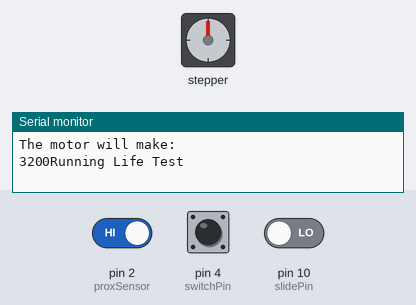
This sketch was run on a simulated Arduino Uno, built with avr-gcc and run on an emulated ATmega328P. Parts: stepper motor, the last lines printed to the serial monitor. Inputs (shaded band) come from the test bench; at power-on: pin 2 (proxSensor) HIGH, pin 4 (switchPin) HIGH, pin 10 (slidePin) LOW. Stepper angles assume 800 steps per turn.

Above: at 1.2 s.
1.3 s: pin 2 (proxSensor) driven LOW
At 1.82 s:
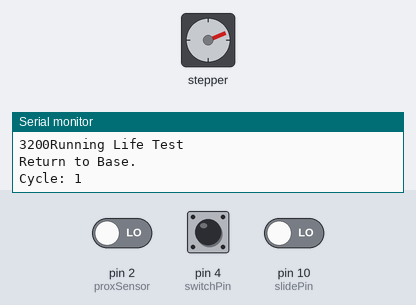
4.8 s: pin 2 (proxSensor) driven HIGH
At 6.2 s:
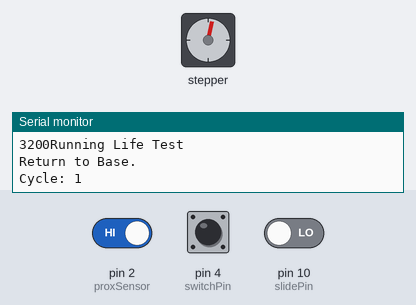
6.9 s: pin 2 (proxSensor) driven LOW
At 9.14 s:
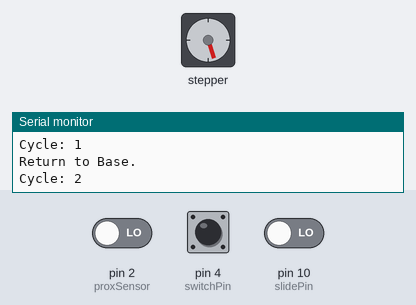
10.4 s: pin 4 (switchPin) pulled LOW for 1 s
21.9 s: pin 2 (proxSensor) driven HIGH and pin 4 (switchPin) driven LOW
At 22.38 s:
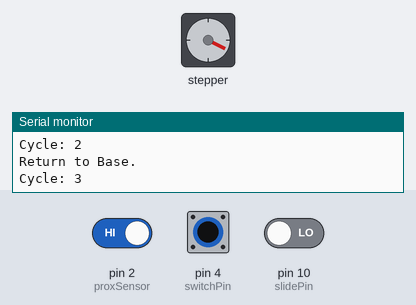
Timing chart, 0 to 25.5 s (numbered marks = the images above; inputs shaded):
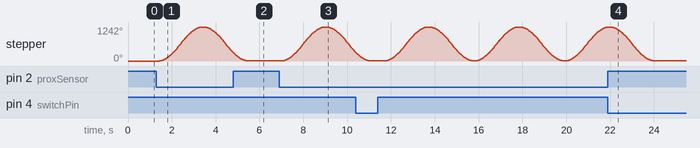

Measured:
- after the input at 1.3 s, stepper: turns 1242° clockwise in 2.0 s, then 940° counter-clockwise in 1.3 s
- after the input at 4.8 s, stepper: goes on until 5.4 s, then stays 13°
- after the input at 6.9 s, stepper: turns 12° counter-clockwise in 0.00 s, then 1241° clockwise in 1.9 s, then 940° counter-clockwise in 1.3 s
- after the input at 21.9 s, stepper: goes on until 24.0 s, then stays 13°

The sketch:

RepOneStepperWithProximityWithQAChecks.ino
```cpp
/*
 * Author: Albert Michael Olszewski
 * Company: RepOneStrength
 * Date: 01/26/2020
  Stepper Motor with Proximity Sensor for durability tests on the RepOneStrength unit.
  The test fixture this code programs uses a NEMA 17 stepper motor from stepper online,
  a DM542T Digital Stepping Driver, a Twidec 10mm Proximity Sensor, and an Arduino Uno.

  The proximity sensor is pulled up to 5V via a 10k Resistor.

  When the user runs this program, it should pull the tether of the RepOne Sensor around 7ft,
  release the tether, and then retrieve it.

*/

// Include Dependencies
#include <AccelStepper.h>


// Define pins

int proxSensor = 2;  // Proximity Sensor pin
int driverPUL = 7;    // PUL- pin
int driverDIR = 6;    // DIR- pin
int switchPin = 4;    // input for the switch pin
int slidePin = 10;   // input for the slide switch that selects what type of program we run

// Variables

unsigned long lastTrigger;
unsigned long timeBetween;
int pd = 200;       // Pulse Delay period
boolean setdir = LOW; // Set Direction
int stepsPerRev = 800; // this is set on the digital stepper driver
int driverPosition = (stepsPerRev * 4) ; // set the number of steps the motor has to make to return to RepOne sensor.
int lifePosition = (stepsPerRev * 3.45) ; // set distance to return to life testing
//
// Define Objects
AccelStepper stepper(1,7,6);


void tetherFishing(int numReps, int i = 0){

  while(i < numReps){
    // read the proximity sensor
    int val = digitalRead(proxSensor);
    //Serial.println(val);

    // check if the proximity sensor is triggered.
    if(val != 1){
      i++;
      Serial.println("Return to Base.");  //print what program is doing
      Serial.print("Cycle: ");
      Serial.println(i);
      delay(500);
      // run a for loop that steps the motor to where the module being tested is.
      for(int steps = 0; steps < driverPosition; steps++){
        digitalWrite(driverDIR,!setdir); //change direction of the motor
        digitalWrite(driverPUL,HIGH);
        delayMicroseconds(pd);
        digitalWrite(driverPUL,LOW);
        delayMicroseconds(pd);
      }

  //    delay(100000000);
    }
    else{
  //    Serial.println("Keep Pulling!"); //print what program is doing
    }
        // set the direction of the motor and git the driver a pulse.
        digitalWrite(driverDIR,setdir);
        digitalWrite(driverPUL,HIGH);
        delayMicroseconds(pd);
        digitalWrite(driverPUL,LOW);
        delayMicroseconds(pd);
      // if sensor is 0 have it return to initial value.
  }

}


void lifeTestingAccelStep(long numReps, int i = 0){

    lastTrigger = millis(); //set an initial value for last trigger

    while(i < numReps){
    // read the proximity sensor
    int val = digitalRead(proxSensor);

    timeBetween = millis() - lastTrigger;
    // check time since last trigger
    if(timeBetween > 6000){
        Serial.println("Motor Jam Interrupt");
        userCheck();
        lastTrigger = millis(); //reset last trigger
      }

    // check if the proximity sensor is triggered.
    if(val != 1){
      lastTrigger = millis(); // set variable to log when the proximity sensor was triggered
      i++;
      stepper.setCurrentPosition(0); // set current position as 0
      Serial.println("Return to Base.");  //print what program is doing
      Serial.print("Cycle: ");
      Serial.println(i);
      delay(100);
      stepper.runToNewPosition(lifePosition);  //move stepper to the base
      delay(100);
      stepper.runToNewPosition(30); // move close to the proximity sensor
      digitalWrite(driverDIR,setdir); // set the direction of the stepper to pull up
    }
      // set the direction of the motor and git the driver a pulse.
      digitalWrite(driverPUL,HIGH);
      delayMicroseconds(pd*4);
      digitalWrite(driverPUL,LOW);
      delayMicroseconds(pd*4);
      // if sensor is 0 have it return to initial value.
  }

}

void lifeTesting(int numReps, int i = 0){

  while(i < numReps){
    // read the proximity sensor
    int val = digitalRead(proxSensor);

    // check if the proximity sensor is triggered.
    if(val != 1){
      i++;
      Serial.println("Return to Base.");  //print what program is doing
      Serial.print("Cycle: ");
      Serial.println(i);
      delay(500);
      // run a for loop that steps the motor to where the module being tested is.
      for(int steps = 0; steps < lifePosition; steps++){
        digitalWrite(driverDIR,!setdir); //change direction of the motor
        digitalWrite(driverPUL,HIGH);
        delayMicroseconds(pd);
        digitalWrite(driverPUL,LOW);
        delayMicroseconds(pd);
      }
      delay(500);
    }
        // set the direction of the motor and git the driver a pulse.
        digitalWrite(driverDIR,setdir);
        digitalWrite(driverPUL,HIGH);
        delayMicroseconds(pd);
        digitalWrite(driverPUL,LOW);
        delayMicroseconds(pd);

      // if sensor is 0 have it return to initial value.
  }

}

void userCheck(){
  int j = 0;
  Serial.println("Waiting for user check.");
  while(j == 0){

    j = digitalRead(switchPin);
  }
  Serial.println(j);
  delay(200);

}


void setup() {
  Serial.begin(9600); // set up serial object to print to a monitor
  Serial.println("The motor will make: ");
  Serial.print(driverPosition);
  pinMode(proxSensor, INPUT); // set the proximity sensor as an input
  pinMode (driverPUL, OUTPUT); // pulse pin as output
  pinMode (driverDIR, OUTPUT); // direction pin as output
  pinMode(switchPin, INPUT); // sets switch pin as input
  pinMode(slidePin, INPUT); // set slide pin as input


  stepper.setMaxSpeed(4000);
  stepper.setAcceleration(4000);


}

void loop() {
  int prog = digitalRead(slidePin); // reads status of the switch

  //if switch returns 1 run drop test else run lift test
  if(prog == 1){
    // run drop test with user checks at 10, 50, 200, and 500 reps
    Serial.println("Running Drop Test");
    tetherFishing(1); //run 1 test rep
    userCheck();
    tetherFishing(2); //run 2 test rep
    userCheck();
//    tetherFishing(10);
//    userCheck();
//    tetherFishing(50);
//    userCheck();
//    tetherFishing(200);
//    userCheck();
//    tetherFishing(500);
    delay(500);
  }
  else{
    // run life testing with checks after 1000, 20000, 100000, and 300000 reps
    Serial.println("Running Life Test");
    lifeTestingAccelStep(2);
    userCheck();
//    lifeTestingAccelStep(1000);
//    userCheck();
//    lifeTestingAccelStep(20000);
//    userCheck();
    lifeTestingAccelStep(100000);
    userCheck();
    lifeTestingAccelStep(300000);
    Serial.println("Done with Life Test");
    userCheck();

  }


}
```
